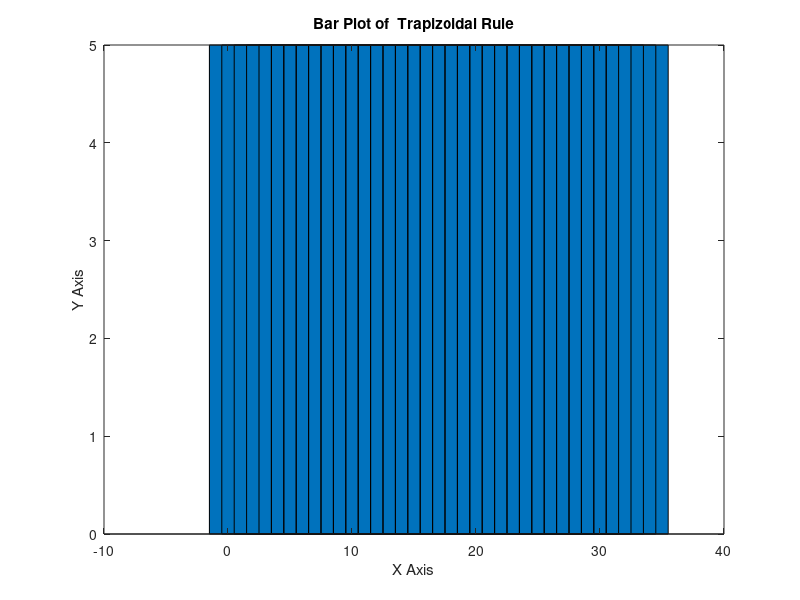

This figure's MATLAB source:
 % Composite Trapizoidal Rule
clc
clear
close all
%===========input section==================
 g = input('Enter the function: ','s');
 f = inline(g);
 a = input('Enter lower limit, a:  ');
 b = input('Enter upper limit, b:  ');
 n = input('Enter no. of subintervals, n:  ');
 
 h=(b-a)/n;
 S = f(a)+f(b);
 for i=1:n-1
     S = S+2*f(a+i*h);
 end
 I = h/2 *S;
 fprintf('The value of integration is %f \n', I);
 
 %==========plot=============

  x = linspace(a,b,2^n+1);
 y=f(x);
 bar(x,y)
  title('Bar Plot of  Trapizoidal Rule');
 xlabel('X Axis') ;
 ylabel('Y Axis') ;
 hold on
 %for i=1:2^n
     %plot([x(i),x(i)],[0,y(i)]);
 %end
